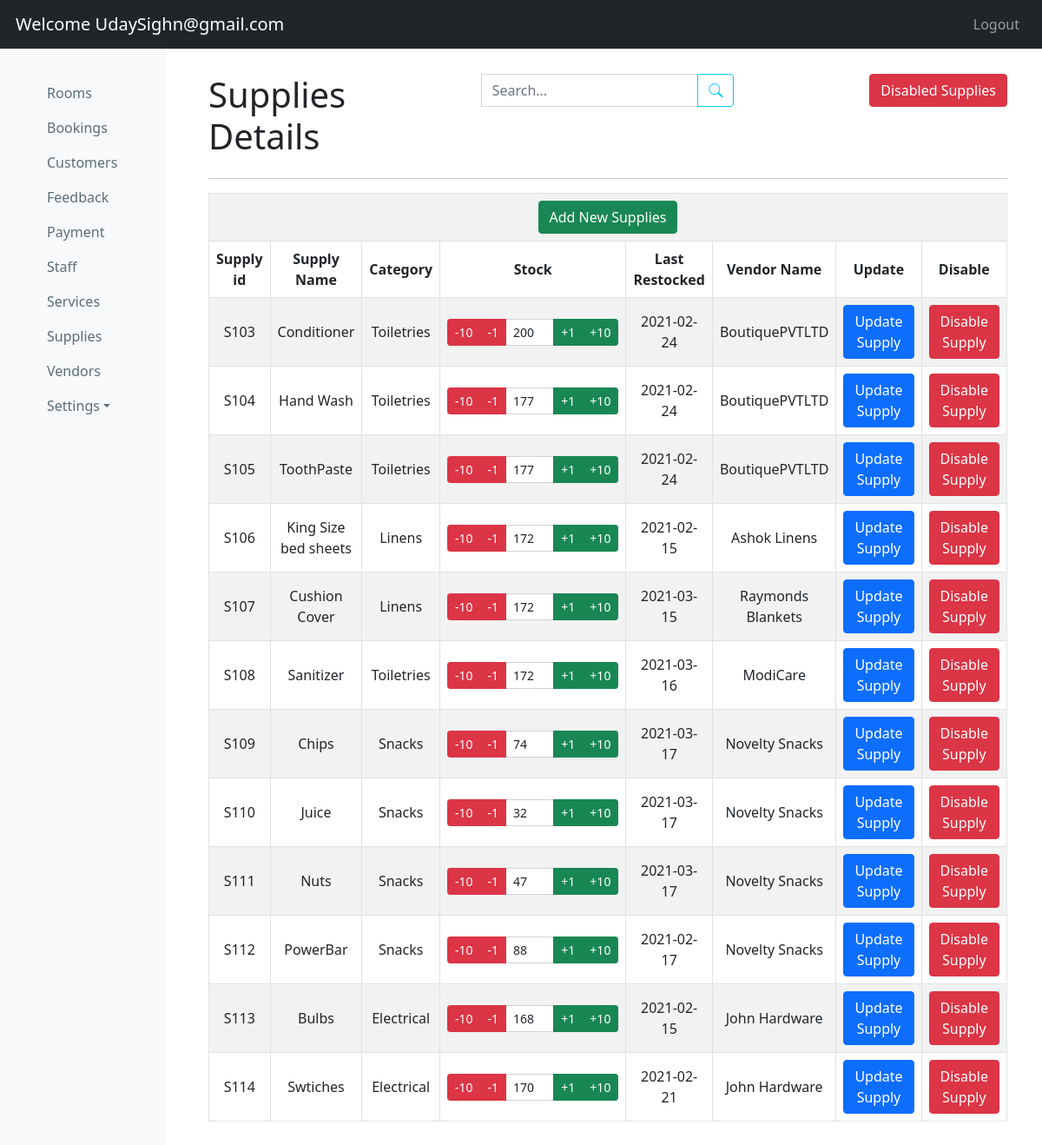
/admin/dashboard.php?option=supplies (signed in), run on the app's committed database.
### tables this page shows
CREATE TABLE `suppliesmst` (
  `Supply_id` varchar(10) NOT NULL,
  `Vendor_id` varchar(6) DEFAULT NULL,
  `Supply_Name` varchar(20) DEFAULT NULL,
  `Category` enum('Cleaning','tools','linens','toiletries','electrical','others','stationery','Snacks') NOT NULL,
  `Stock` smallint NOT NULL,
  `Last_restocked` date NOT NULL,
  `Active_Status` tinyint(1) DEFAULT '1',
  PRIMARY KEY (`Supply_id`),
  KEY `Vendor_id` (`Vendor_id`),
  CONSTRAINT `suppliesmst_ibfk_1` FOREIGN KEY (`Vendor_id`) REFERENCES `vendormst` (`Vendor_id`)
);

CREATE TABLE `vendormst` (
  `Vendor_id` varchar(6) NOT NULL,
  `Vendor_Name` varchar(30) NOT NULL,
  `Contact_Number` bigint NOT NULL,
  `Comments` varchar(50) DEFAULT NULL,
  `Active_Status` tinyint(1) DEFAULT '1',
  PRIMARY KEY (`Vendor_id`)
);

### admin/supplies.php (the view, shortened to what this page needs)
<?php
@$search_term=$_GET['search'];
@$active=!(bool)$_GET['disabled'];
?>
<table class="table table-bordered table-striped table-hover">
	<div class="table-head row">
		<div class="col-4">
			<h1>Supplies Details</h1>
		</div>
		<div class="col-4">
			<div class="input-group mb-3">
				<form method="post" enctype="multipart/form-data">
					<input type="text" name="search" class="form-control"  placeholder="Search..." autofocus>
					<button name="search_btn" class="btn btn-outline-info" type="submit"><i class="bi bi-search"></i></button>
				</form>
			</div>
		</div>
		<div class="col-4 text-end">
<?php if ($active){ ?>
	<a class="btn btn-danger" href="dashboard.php?option=supplies&disabled=1">Disabled Supplies</a>
<?php }else{ ?>
			<a class="btn btn-success" href="dashboard.php?option=supplies&disabled=0">Active Supplies</a>
<?php } ?>
		</div>
	</div><hr>
	<tr>
	<td colspan="9"><a href="dashboard.php?option=add_supplies" class="btn btn-success">Add New Supplies</a></td>
	</tr>
	<tr>
		<th>Supply id</th>
		<th>Supply Name</th>
		<th>Category</th>
		<th width="250">Stock</th>
		<th>Last Restocked</th>
		<th>Vendor Name</th>
		<th>Update</th>
<?php if ($active){ ?>
		<th>Disable</th>
<?php }else{ ?>
		<th>Enable</th>
		<th>Delete</th>
<?php } ?>
	</tr>
<?php
$sql=mysqli_query($con,"select * from suppliesmst s inner join vendormst v on v.vendor_id=s.vendor_id and s.Active_Status='$active' and (Supply_name like '%$search_term%' or Supply_id like '%$search_term%' or Category like '%$search_term%')");
while($res=mysqli_fetch_assoc($sql))
{
	$toggleurl="dashboard.php?option=toggle_supply&id=".$res['Supply_id']."&search=".$search_term."&disabled=".!$active;
?>
<form action="updateStock.php" method="post">
<tr>
		<td>
			<?php echo $res['Supply_id']; ?>
		</td>
		<td><?php echo $res['Supply_Name']; ?></td>
		<td><?php echo ucwords($res['Category']); ?></td>
		<td>
			<div class="input-group input-group-sm">
				<a class="btn btn-danger" href="updateStock.php?op=m&val=10&id=<?php echo $res['Supply_id']; ?>" >-10</a>
				<a class="btn btn-danger" href="updateStock.php?op=m&val=1&id=<?php echo $res['Supply_id']; ?>" >-1</a>
				<input type="text" name="new_stock" value="<?php echo $res['Stock']; ?>" onChange="this.form.submit()" class="form-control">
				<a class="btn btn-success" href="updateStock.php?op=p&val=1&id=<?php echo $res['Supply_id']; ?>" >+1</a>
				<a class="btn btn-success" href="updateStock.php?op=p&val=10&id=<?php echo $res['Supply_id']; ?>" >+10</a>
			</div>
		</td>
		<td>
			<?php echo $res['Last_restocked']; ?>
		</td>
		<td><?php echo $res['Vendor_Name']; ?></td>
		<td><a class="btn btn-primary" href="dashboard.php?option=update_supply&id=<?php echo $res['Supply_id']; ?>">Update Supply</a></td>
<?php if ($active){ ?>
		<td><a class="btn btn-danger" href="<?php echo $toggleurl; ?>">Disable Supply</a></td>
<?php }else{ ?>
		<td><a class="btn btn-success" href="<?php echo $toggleurl; ?>">Enable Supply</a></td>
		<td><a class="btn btn-danger" href="#" onclick="delSupply('<?php echo $res['Supply_id']; ?>')">Delete Supply</a></td>
<?php } ?>
	</tr>
</form>
<?php
}
?>
</table>

### admin/dashboard.css (style rules this page uses)
body { padding-top: 50px; }
table,th,td { text-align: center; vertical-align: middle; }
.table-head.row { margin-top: 15px; }

### data on the page
suppliesmst: Supply_id "S103", Supply_Name "Conditioner", Category "Toiletries", new_stock "200", Last_restocked "2021-02-24", Vendor.Vendor_Name "BoutiquePVTLTD"
suppliesmst: Supply_id "S104", Supply_Name "Hand Wash", Category "Toiletries", new_stock "177", Last_restocked "2021-02-24", Vendor.Vendor_Name "BoutiquePVTLTD"
suppliesmst: Supply_id "S105", Supply_Name "ToothPaste", Category "Toiletries", new_stock "177", Last_restocked "2021-02-24", Vendor.Vendor_Name "BoutiquePVTLTD"
suppliesmst: Supply_id "S106", Supply_Name "King Size bed sheets", Category "Linens", new_stock "172", Last_restocked "2021-02-15", Vendor.Vendor_Name "Ashok Linens"
suppliesmst: Supply_id "S107", Supply_Name "Cushion Cover", Category "Linens", new_stock "172", Last_restocked "2021-03-15", Vendor.Vendor_Name "Raymonds Blankets"
suppliesmst: Supply_id "S108", Supply_Name "Sanitizer", Category "Toiletries", new_stock "172", Last_restocked "2021-03-16", Vendor.Vendor_Name "ModiCare"
suppliesmst: Supply_id "S109", Supply_Name "Chips", Category "Snacks", new_stock "74", Last_restocked "2021-03-17", Vendor.Vendor_Name "Novelty Snacks"
suppliesmst: Supply_id "S110", Supply_Name "Juice", Category "Snacks", new_stock "32", Last_restocked "2021-03-17", Vendor.Vendor_Name "Novelty Snacks"
suppliesmst: Supply_id "S111", Supply_Name "Nuts", Category "Snacks", new_stock "47", Last_restocked "2021-03-17", Vendor.Vendor_Name "Novelty Snacks"
suppliesmst: Supply_id "S112", Supply_Name "PowerBar", Category "Snacks", new_stock "88", Last_restocked "2021-02-17", Vendor.Vendor_Name "Novelty Snacks"
suppliesmst: Supply_id "S113", Supply_Name "Bulbs", Category "Electrical", new_stock "168", Last_restocked "2021-02-15", Vendor.Vendor_Name "John Hardware"
suppliesmst: Supply_id "S114", Supply_Name "Swtiches", Category "Electrical", new_stock "170", Last_restocked "2021-02-21", Vendor.Vendor_Name "John Hardware"

### other printed values
$admin "UdaySighn@gmail.com"
